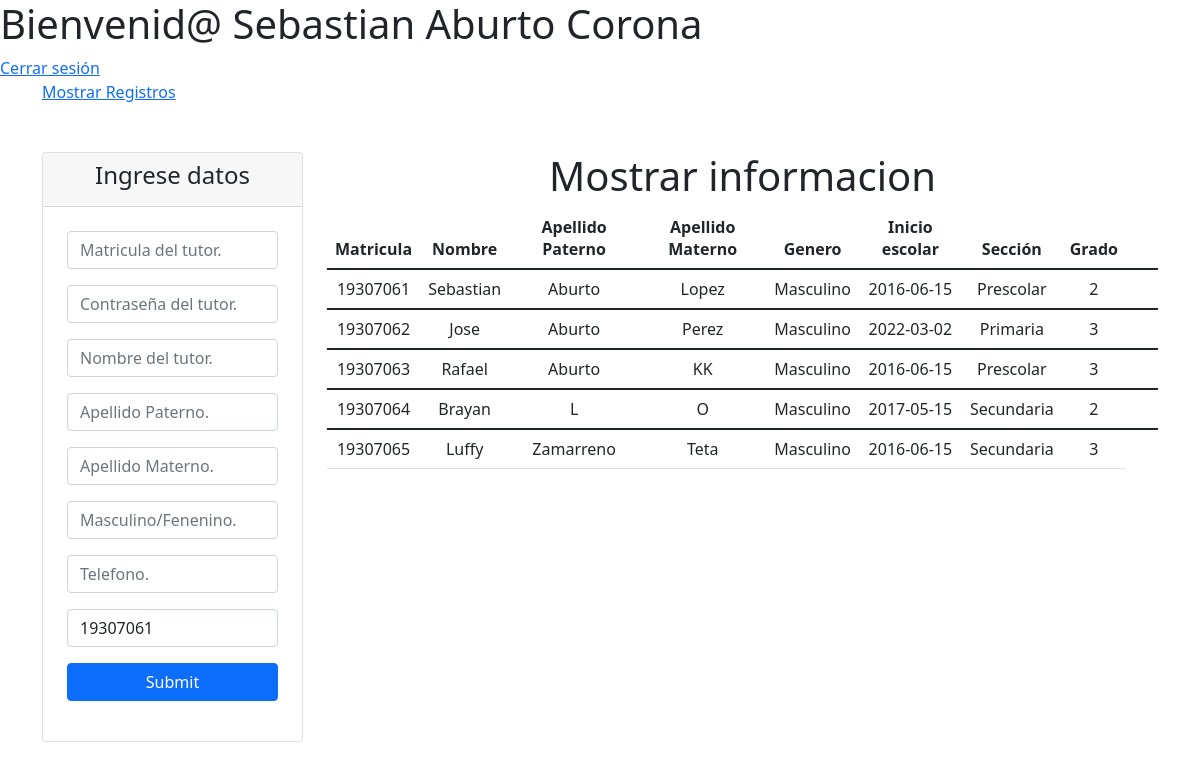
Screenshot of /admin/registutor.php (signed in) with the database file from the repository.
### tables this page shows
CREATE TABLE `alumnos` (
  `matricula_alu` varchar(10) NOT NULL,
  `nombre` varchar(50) NOT NULL,
  `apellido_P` varchar(30) NOT NULL,
  `apellido_M` varchar(30) NOT NULL,
  `genero` varchar(20) NOT NULL,
  `inicio_escolar` date NOT NULL,
  `sección` varchar(40) NOT NULL,
  `grado` varchar(3) NOT NULL,
  PRIMARY KEY (`matricula_alu`)
);

### admin/registutor.php (the view, shortened to what this page needs)
<?php
    $nombre = $_SESSION['nombre'];
?>
<?php
require 'conexion.php';
$query = "SELECT * FROM alumnos";
$result = mysqli_query($conexion, $query);
?>
<html lang="en">
  <head>
    <link href="https://cdn.jsdelivr.net/npm/bootstrap@5.1.3/dist/css/bootstrap.min.css" rel="stylesheet">
  </head>
  <body>
    <div>
    <h1><?php echo 'Bienvenid@ '.$nombre; ?></h1>
    <a href="salir.php">Cerrar sesión</a>
    </div>
    <div id="menu" class="container">
      <a class="" href="tablatutor.php">Mostrar Registros</a>
    </div>
    <div class="container mt-5">
      <div class="row">
        <div class="col-md-3">
          <div class="card">
            <div class="card-header">
              <h4 class="text-center">Ingrese datos</h4>
            </div>
            <form class="p-4" action="insertartutor.php" method="POST">
              <input type="text" class="form-control mb-3" name="id_tutor" placeholder="Matricula del tutor.">
              <input type="text" class="form-control mb-3" name="password" placeholder="Contraseña del tutor.">
              <input type="text" class="form-control mb-3" name="Nombre" placeholder="Nombre del tutor.">
              <input type="text" class="form-control mb-3" name="Apellido_P" placeholder="Apellido Paterno.">
              <input type="text" class="form-control mb-3" name="Apellido_M" placeholder="Apellido Materno.">
              <input type="text" class="form-control mb-3" name="Genero" placeholder="Masculino/Fenenino.">
              <input type="text" class="form-control mb-3" name="Telefono" placeholder="Telefono.">
              <select name="matricula_alu" class="form-control mb-3">
              <?php
              while ($registro = mysqli_fetch_array($result)) {
              ?>
              <option value="<?php echo $registro['matricula_alu']; ?>"><?php echo $registro['matricula_alu']; ?></option>
              <?php
                }
              ?>
              </select>
              <div class="d-grid"><input type="submit" class="btn btn-primary" name=""></div>
            </form>
          </div>
        </div>
        <div class="col-md-9">
          <h1 class="text-center">Mostrar informacion</h1>
          <table class="table custom-table">
            <thead class="text-center">
              <tr>
                <th scope="col">Matricula</th>
                <th scope="col">Nombre</th>
                <th scope="col">Apellido Paterno</th>
                <th scope="col">Apellido Materno</th>
                <th scope="col">Genero</th>
                <th scope="col">Inicio escolar</th>
                <th scope="col">Sección</th>
                <th scope="col">Grado</th>
                <th scope="col"></th>
                <th scope="col"></th>
              </tr>
            </thead>
            <tbody>
              <tr scope="row">
                <?php
                  $query = "SELECT * FROM alumnos";
                  $result = mysqli_query($conexion, $query);
                  while ($registro = mysqli_fetch_array($result)) {
                ?>
                <td class="text-center"><?php echo $registro['matricula_alu']; ?></td>
                <td class="text-center"><?php echo $registro['nombre']; ?></td>
                <td class="text-center"><?php echo $registro['apellido_P']; ?></td>
                <td class="text-center"><?php echo $registro['apellido_M']; ?></td>
                <td class="text-center"><?php echo $registro['genero']; ?></td>
                <td class="text-center"><?php echo $registro['inicio_escolar']; ?></td>
                <td class="text-center"><?php echo $registro['sección']; ?></td>
                <td class="text-center"><?php echo $registro['grado']; ?></td>
              </tr>
            </tbody>
            <?php
              }?>
          </table>
        </div>
      </div>
    </div>
  </body>
</html>

### rows the page displays
alumnos: matricula_alu "19307061", nombre "Sebastian", apellido_P "Aburto", apellido_M "Lopez", genero "Masculino", inicio_escolar "2016-06-15", sección "Prescolar", grado "2"
alumnos: matricula_alu "19307062", nombre "Jose", apellido_P "Aburto", apellido_M "Perez", genero "Masculino", inicio_escolar "2022-03-02", sección "Primaria", grado "3"
alumnos: matricula_alu "19307063", nombre "Rafael", apellido_P "Aburto", apellido_M "KK", genero "Masculino", inicio_escolar "2016-06-15", sección "Prescolar", grado "3"
alumnos: matricula_alu "19307064", nombre "Brayan", apellido_P "L", apellido_M "O", genero "Masculino", inicio_escolar "2017-05-15", sección "Secundaria", grado "2"
alumnos: matricula_alu "19307065", nombre "Luffy", apellido_P "Zamarreno", apellido_M "Teta", genero "Masculino", inicio_escolar "2016-06-15", sección "Secundaria", grado "3"

### other values shown
form field matricula_alu "19307061"
